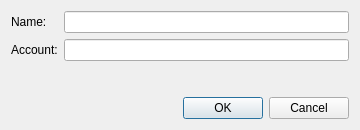
<?xml version="1.0" encoding="UTF-8"?>
<ui version="4.0">
 <class>DialogAddSelfEntry</class>
 <widget class="QDialog" name="DialogAddSelfEntry">
  <property name="geometry">
   <rect>
    <x>0</x>
    <y>0</y>
    <width>360</width>
    <height>130</height>
   </rect>
  </property>
  <property name="windowTitle">
   <string>Add Self Entry</string>
  </property>
  <layout class="QVBoxLayout" name="verticalLayout">
   <item>
    <layout class="QFormLayout" name="formLayout">
     <item row="0" column="0">
      <widget class="QLabel" name="labelName">
       <property name="text">
        <string>Name:</string>
       </property>
      </widget>
     </item>
     <item row="0" column="1">
      <widget class="QLineEdit" name="editName"/>
     </item>
     <item row="1" column="0">
      <widget class="QLabel" name="labelAccount">
       <property name="text">
        <string>Account:</string>
       </property>
      </widget>
     </item>
     <item row="1" column="1">
      <widget class="QLineEdit" name="editAccount"/>
     </item>
    </layout>
   </item>
   <item>
    <widget class="QDialogButtonBox" name="buttonBox">
     <property name="orientation">
      <enum>Qt::Horizontal</enum>
     </property>
     <property name="standardButtons">
      <set>QDialogButtonBox::Cancel|QDialogButtonBox::Ok</set>
     </property>
    </widget>
   </item>
  </layout>
 </widget>
 <resources/>
 <connections>
  <connection>
   <sender>buttonBox</sender>
   <signal>rejected()</signal>
   <receiver>DialogAddSelfEntry</receiver>
   <slot>reject()</slot>
   <hints>
    <hint type="sourcelabel">
     <x>316</x>
     <y>260</y>
    </hint>
    <hint type="destinationlabel">
     <x>286</x>
     <y>274</y>
    </hint>
   </hints>
  </connection>
 </connections>
</ui>
